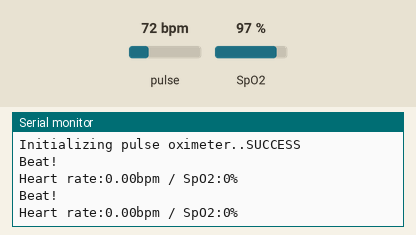
Bench run of a sketch on a simulated ESP32. Parts: the last lines printed to the serial monitor. Inputs (shaded band) come from the test bench; at power-on: pulse 72 bpm, SpO2 97 %. WiFi joins after 1.5 s; servers stay silent unless stated.

Above: at 3.0 s.
3.1 s: pulse set to 61 bpm
At 3.77 s:
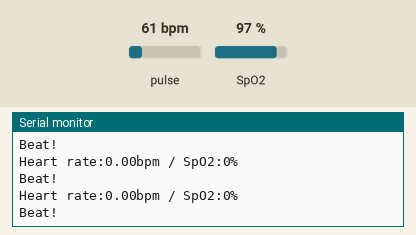
4.6 s: pulse set to 58 bpm
At 8.6 s:
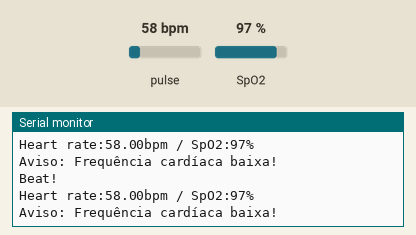
Timing chart, 0 to 10.1 s (numbered marks = the images above; inputs shaded):
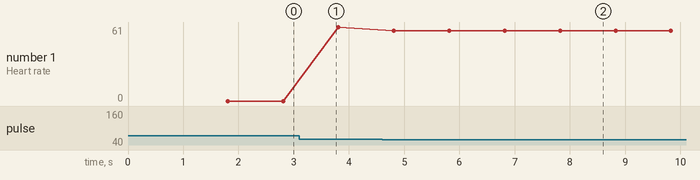

The sketch:

MAX30100_Minimal_alert_blynk.ino
```cpp
//////////////////////////////////////////////////////////////////////////////
#define BLYNK_TEMPLATE_ID "TMPL2oB2u6xzG"
#define BLYNK_TEMPLATE_NAME "Pulse Oxymeter"
#define BLYNK_AUTH_TOKEN "piBOr6Q-jTuJ_Fx-LpZwGv1UbZ18hIpL"
#define BLYNK_PRINT Serial
#include <WiFi.h>
#include <WiFiClient.h>
#include <BlynkSimpleEsp32.h>
#include <Wire.h>
#include "MAX30100_PulseOximeter.h"
#define REPORTING_PERIOD_MS     1000
// Your WiFi credentials.
// Set password to "" for open networks.
char ssid[] = "WLL-Inatel";
char pass[] = "inatelsemfio";
char auth[] = BLYNK_AUTH_TOKEN;
//////////////////////////////////////////////////
// PulseOximeter
//  * beat detection reporting
//  * heart rate calculation
//  * SpO2 (oxidation level) calculation

// Definir rangos normales
#define MIN_HEART_RATE 60   // Frecuencia cardíaca mínima normal (BPM)
#define MAX_HEART_RATE 100  // Frecuencia cardíaca máxima normal (BPM)
#define MIN_SPO2 95         // Saturación de oxígeno mínima normal (%)

PulseOximeter pox;
float BPM, SpO2;
uint32_t tsLastReport = 0;

// Callback (registered below) fired when a pulse is detected
void onBeatDetected()
{
    Serial.println("Beat!");
}

void setup()
{
    Serial.begin(115200);
    Blynk.begin(auth, ssid, pass);

    Serial.print("Initializing pulse oximeter..");

    // Initialize the PulseOximeter instance
    // Failures are generally due to an improper I2C wiring, missing power supply
    // or wrong target chip
    if (!pox.begin()) {
        Serial.println("FAILED");
        for(;;);
    } else {
        Serial.println("SUCCESS");
    }

    pox.setOnBeatDetectedCallback(onBeatDetected);
}

void loop()
{
    //call update
    pox.update();
    Blynk.run();

    BPM = pox.getHeartRate();
    SpO2 = pox.getSpO2();

    // Asynchronously dump heart rate and oxidation levels to the serial
    if (millis() - tsLastReport > REPORTING_PERIOD_MS) {
        Serial.print("Heart rate:");
        Serial.print(pox.getHeartRate());
        Serial.print("bpm / SpO2:");
        Serial.print(pox.getSpO2());
        Serial.println("%");

        Blynk.virtualWrite(V4, BPM);
        Blynk.virtualWrite(V5, SpO2);

        // Verificar si a frecuencia cardíaca está fora de rango
        if (BPM > 0) {  // Asegurar que la lectura es válida
            if (BPM < MIN_HEART_RATE) {
                Serial.println("Aviso: Frequência cardíaca baixa!");
                // Enviar notificación a través de Blynk
                Blynk.logEvent("low_heart_rate", "Baixa frequência cardíaca");
            } else if (BPM > MAX_HEART_RATE) {
                Serial.println("Aviso: Frequência cardíaca elevada!");
                Blynk.logEvent("high_heart_rate", "Frequência cardíaca elevada");
            }
        }

        // Verificar si SpO₂ está fora de rango
        if (SpO2 > 0) {  // Asegurar que la lectura é válida
            if (SpO2 < MIN_SPO2) {
                Serial.println("¡Aviso: Saturação de oxigênio baixa!");
                Blynk.logEvent("low_spo2", "Baixa saturação de oxigênio");
            }
        }

        tsLastReport = millis();
    }
}
```

Measured:
- the behaviour switches between 60 and 59 bpm on pulse (found by bisection; images 1 and 2)
- after the input at 4.6 s, the serial monitor: prints a new line after 0.21 s (image 2)
- plotted number 1: 0 → 61 after the input at 3.1 s, 61 → 58 after the input at 4.6 s
